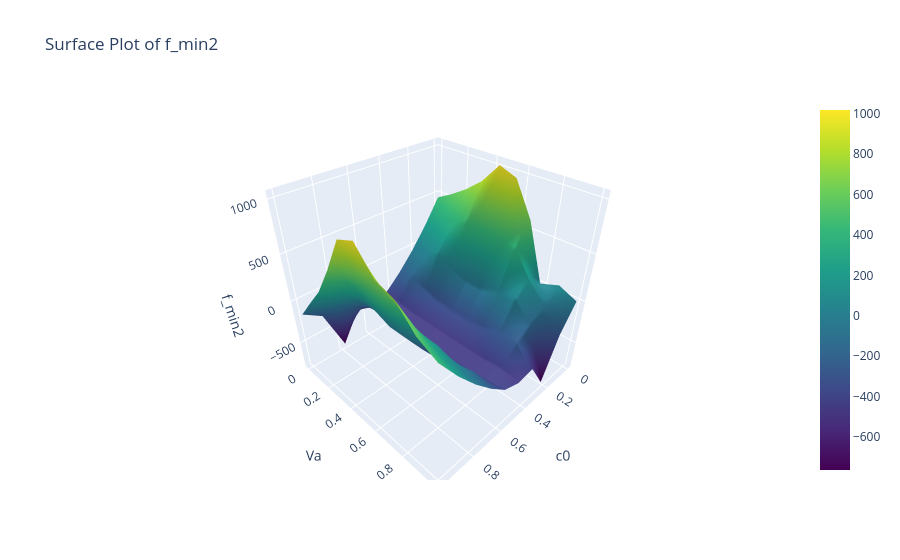

Write notebook code for a chart like this one.
### Code cell
import numpy as np
import plotly.graph_objects as go

# Define the range of values for the two arguments
c0_values = np.linspace(0.0001, 0.9999, 10)  # Range for c0
Va_values = np.linspace(0.0001, 0.9999, 10)  # Range for Va

# Create a meshgrid for the two arguments
C0, Va = np.meshgrid(c0_values, Va_values)

# Evaluate f_min2 for each pair of (c0, Va)
F_min2 = np.zeros_like(C0)
for i in range(C0.shape[0]):
    for j in range(C0.shape[1]):
        F_min2[i, j] = f_min2(c0=C0[i, j], Va=Va[i, j])

# Create a Plotly surface plot
fig = go.Figure(data=[go.Surface(z=F_min2, x=C0, y=Va, colorscale='Viridis')])

# Add labels and title
fig.update_layout(
    title="Surface Plot of f_min2",
    scene=dict(
        xaxis_title="c0",
        yaxis_title="Va",
        zaxis_title="f_min2",
    ),
)

# Show the plot
fig.show()
